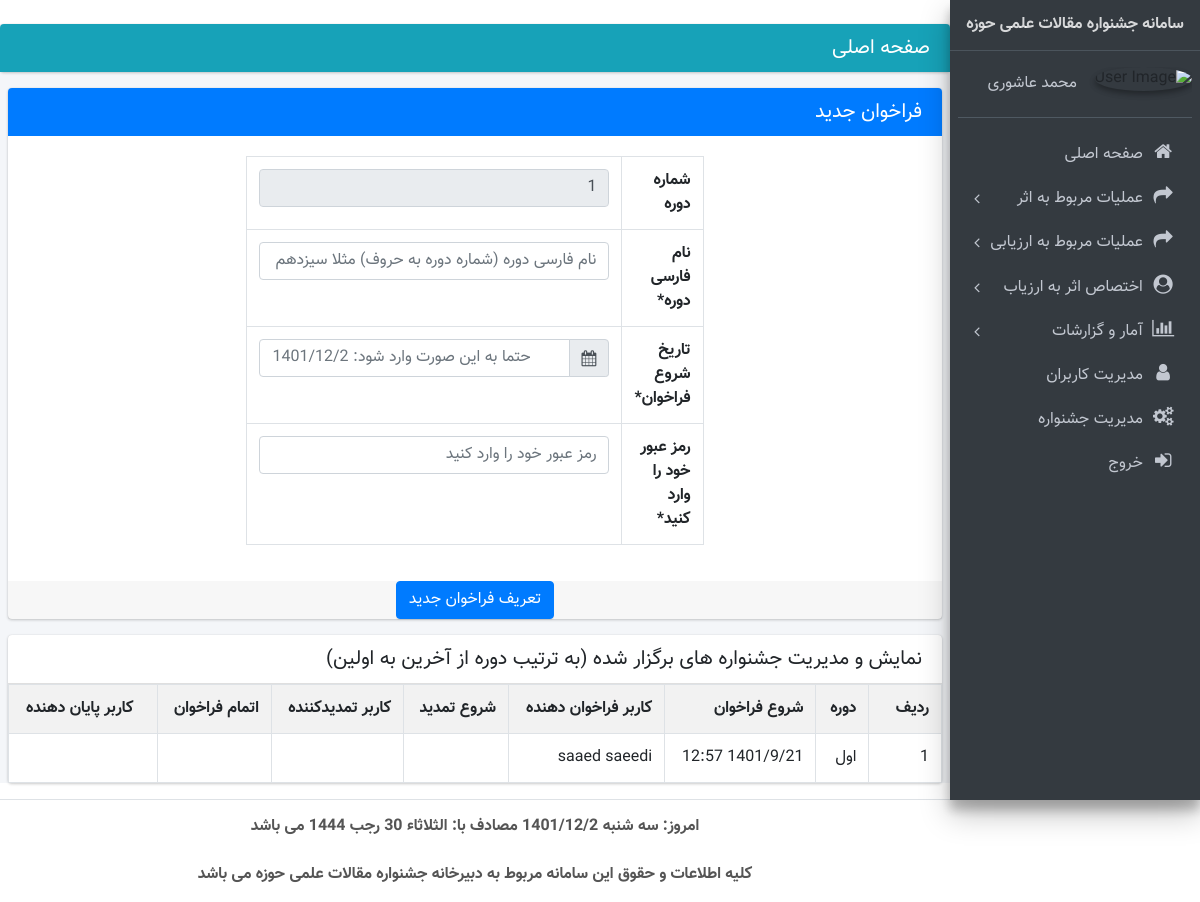
Screenshot of /festival_manager.php (signed in) with the database file from the repository.
### tables this page shows
CREATE TABLE IF NOT EXISTS `festival` (
  `id` int NOT NULL AUTO_INCREMENT,
  `name` varchar(100) NOT NULL,
  `start_date` varchar(25) NOT NULL,
  `starter` varchar(100) DEFAULT NULL,
  `extension_date` varchar(25) DEFAULT NULL,
  `extensioner` varchar(100) DEFAULT NULL,
  `finish_date` varchar(25) DEFAULT NULL,
  `finisher` varchar(100) DEFAULT NULL,
  PRIMARY KEY (`id`)
);

CREATE TABLE IF NOT EXISTS `users` (
  `id` int NOT NULL AUTO_INCREMENT,
  `username` varchar(100) NOT NULL,
  `password` text NOT NULL,
  `name` varchar(100) NOT NULL,
  `family` varchar(100) NOT NULL,
  `gender` varchar(5) NOT NULL,
  `national_code` varchar(10) NOT NULL,
  `phone` varchar(11) DEFAULT NULL,
  `address` varchar(250) DEFAULT NULL,
  `bank_name` varchar(50) DEFAULT NULL,
  `date_added` varchar(25) NOT NULL,
  `edited_date` varchar(25) DEFAULT NULL,
  `shaba` varchar(24) NOT NULL,
  `bank_id` int DEFAULT NULL,
  `debit_card_id` int NOT NULL,
  `type` varchar(20) NOT NULL,
  `approved` tinyint NOT NULL DEFAULT '1',
  `scientific_group` varchar(100) DEFAULT NULL,
  `registrar` varchar(100) NOT NULL,
  `editor` varchar(100) DEFAULT NULL,
  PRIMARY KEY (`id`),
  KEY `users.bank_id to bank_list.id` (`bank_id`)
);

### config/jdf.php (called while the page is built, shortened)
<?php
function jdate($format,$timestamp='',$none='',$time_zone='Asia/Tehran',$tr_num='en'){
 $T_sec=0;
 $ts=$T_sec+(($timestamp==='')?time():tr_num($timestamp));
 $date=explode('_',date('H_i_j_n_O_P_s_w_Y',$ts));
 list($j_y,$j_m,$j_d)=gregorian_to_jalali($date[8],$date[3],$date[2]);
 $sl=strlen($format);
 $out='';
 for($i=0; $i<$sl; $i++){
  $sub=substr($format,$i,1);
  switch($sub){
	case'H':
	$out.=$date[0];
	break;
	case'i':
	$out.=$date[1];
	break;
	case'j':
	$out.=$j_d;
	break;
	case'l':
	$out.=jdate_words(array('rh'=>$date[7]),' ');
	break;
	case'n':
	$out.=$j_m;
	break;
	case's':
	$out.=$date[6];
	break;
	case'Y':
	$out.=$j_y;
	break;
	default:$out.=$sub;
  }
 }
 return($tr_num!='en')?tr_num($out,'fa','.'):$out;
}
function tr_num($str,$mod='en',$mf='٫'){
 $num_a=array('0','1','2','3','4','5','6','7','8','9','.');
 $key_a=array('۰','۱','۲','۳','۴','۵','۶','۷','۸','۹',$mf);
 return($mod=='fa')?str_replace($num_a,$key_a,$str):str_replace($key_a,$num_a,$str);
}
function jdate_words($array,$mod=''){
 foreach($array as $type=>$num){
  $num=(int)tr_num($num);
  switch($type){
	case'rh':
	$key=array('یکشنبه','دوشنبه','سه شنبه','چهارشنبه','پنجشنبه','جمعه','شنبه');
	$array[$type]=$key[$num];
	break;
  }
 }
 return($mod==='')?$array:implode($mod,$array);
}
function gregorian_to_jalali($gy,$gm,$gd,$mod=''){
	list($gy,$gm,$gd)=explode('_',tr_num($gy.'_'.$gm.'_'.$gd));
 $g_d_m=array(0,31,59,90,120,151,181,212,243,273,304,334);
 if($gy > 1600){
  $jy=979;
  $gy-=1600;
 }else{
  $jy=0;
  $gy-=621;
 }
 $gy2=($gm > 2)?($gy+1):$gy;
 $days=(365*$gy) +((int)(($gy2+3)/4)) -((int)(($gy2+99)/100)) +((int)(($gy2+399)/400)) -80 +$gd +$g_d_m[$gm-1];
 $jy+=33*((int)($days/12053));
 $days%=12053;
 $jy+=4*((int)($days/1461));
 $days%=1461;
 $jy+=(int)(($days-1)/365);
 if($days > 365)$days=($days-1)%365;
 if($days < 186){
  $jm=1+(int)($days/31);
  $jd=1+($days%31);
 }else{
  $jm=7+(int)(($days-186)/30);
  $jd=1+(($days-186)%30);
 }
 return($mod==='')?array($jy,$jm,$jd):$jy .$mod .$jm .$mod .$jd;
}

### config/connection.php (called while the page is built, shortened)
<?php
include_once __DIR__.'/jdf.php';
$year=jdate('Y');
$month=jdate('n');
$day=jdate('j');
$date=$year."/".$month."/".$day;

### festival_manager.php (the view, shortened to what this page needs)
<?php include_once __DIR__.'/header.php'; ?>
<section class="content">
    <div class="card card-primary">
        <div class="card-header">
            <h3 class="card-title">فراخوان جدید</h3>
        </div>
        <form role="form" method="post" action="build/php/inc/New_Festival.php">
            <div class="card-body">
                <center>
                    <table style="width: 50%" class="table table-bordered">
                        <tr>
                            <th>شماره دوره</th>
                            <td>
                                <input type="number" style="width: 350px" class="form-control" id="festival_id" disabled
                                       value="<?php last_festival_id($connection_maghalat) ?>">
                            </td>
                        </tr>
                        <tr>
                            <th>نام فارسی دوره*</th>
                            <td>
                                <input type="text" style="width: 350px" class="form-control" id="festival_name" placeholder="نام فارسی دوره (شماره دوره به حروف) مثلا سیزدهم" name="festival_name">
                            </td>
                        </tr>
                        <tr>
                            <th>تاریخ شروع فراخوان*</th>
                            <td>
                                    <div class="input-group" style="width: 350px">
                                        <div class="input-group-prepend">
                                            <span class="input-group-text"><i class="fa fa-calendar"></i></span>
                                        </div>
                                        <input type="text" class="form-control ltr" data-inputmask="'alias': 'yyyy/mm/dd'" data-mask="" placeholder="حتما به این صورت وارد شود: <?php echo $date ?>">
                                    </div>
                            </td>
                        </tr>
                        <tr>
                            <th>رمز عبور خود را وارد کنید*</th>
                            <td>
                                <input type="password" style="width: 350px" class="form-control" id="password" placeholder="رمز عبور خود را وارد کنید" name="password">
                            </td>
                        </tr>
                    </table>
                </center>
            </div>
            <center>
                <div class="card-footer">
                    <button name="New_Festival" type="submit" class="btn btn-primary">تعریف فراخوان جدید</button>
                </div>
            </center>
        </form>
    </div>
    <div class="row">
        <div class="col-12">
            <div class="card">
                <div class="card-header">
                    <h3 class="card-title">نمایش و مدیریت جشنواره های برگزار شده (به ترتیب دوره از آخرین به اولین)</h3>
                    </div>
                <div class="card-body table-responsive p-0">
                    <table class="table table-bordered table-striped" id="myTable">
                        <tr>
                            <th>ردیف</th>
                            <th>دوره</th>
                            <th>شروع فراخوان</th>
                            <th>کاربر فراخوان دهنده</th>
                            <th>شروع تمدید</th>
                            <th>کاربر تمدیدکننده</th>
                            <th>اتمام فراخوان</th>
                            <th>کاربر پایان دهنده</th>
                        </tr>
                        <?php
                        $a=1;
                        $SelectAllUsers=mysqli_query($connection_maghalat,"select * from festival order by id asc");
                        foreach ($SelectAllUsers as $festivals):
                            ?>
                            <tr>
                                <td><?php echo $a;$a++; ?></td>
                                <td><?php echo $festivals['name']; ?></td>
                                <td><?php echo $festivals['start_date']?></td>
                                <td>
                                    <?php
                                    $starter=$festivals['starter'];
                                    $query=mysqli_query($connection_maghalat,"select * from users where id='$starter'");
                                    foreach ($query as $starter){}
                                    echo @$starter['name'].' '.@$starter['family'];
                                    ?>
                                </td>
                                <td><?php echo $festivals['extension_date'] ?></td>
                                <td>
                                </td>
                                <td><?php echo $festivals['finish_date'] ?></td>
                                <td>
                                </td>
                            </tr>
                        <?php endforeach; ?>
                    </table>
                </div>
            </div>
        </div>
    </div>
</section>
</div>
<?php include_once __DIR__.'/footer.php'; ?>

### rows the page displays
festival: id "1", name "اول", start_date "1401/9/21 12:57", users.name "saaed", users.family "saeedi"

### other values shown
$date "سه شنبه 1401/12/2"
